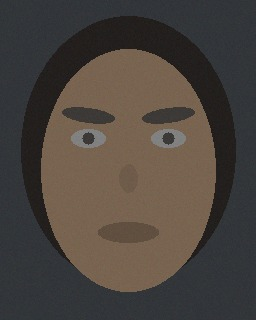
#> input picture ml/data/demo/raw/SYN00001.jpg, 256 x 320 px, given in place of 0.jpg, which was not available
$ python tools_validate_celeba_pairing.py
#> lines starting #> are read from the running program, lines starting #| are printed output that depends on the picture; pictures that were not available may be replaced by others from this repository, and a replacement may not be noted
### ml/facemax_color/external_datasets.py
"""Registered external datasets: what they may and may NOT be used for.

Every claim in this module traces back to data/DATASET_REGISTRY.md (license
facts verified there) and data/ingest/sources.json (ingestion state). The
module exists so the COMPATIBILITY RULES are executable, not prose:

- FFHQ: images only (identity/label-free) -> preprocessing/robustness/quality
  research. No FaceMaxx axis may be learned from FFHQ.
- CelebAMask-HQ: face-parsing masks -> skin-region segmentation supervision
  and mask validation. Masks are geometry, never colour semantics.
- Fitzpatrick17k: Fitzpatrick types I-VI are dermatology sun-reactivity
  labels. They stay untouched in ``fitzpatrick_type`` and never become
  undertone, skin-depth, chroma or season labels.

Nothing here downloads data, fabricates labels, or bypasses the license gate
in ingest.py. Status functions REPORT; they do not mutate.
"""
from __future__ import annotations

import json
from pathlib import Path
from typing import Any, Dict, List, Optional, Tuple

from .ingest import read_sources
from .dataset import REGISTRY_FILENAME

# Canonical CelebAMask-HQ face-parsing label set (19 classes), grouped by the
# FaceMaxx region schema. Mapping is based on the official CelebAMask-HQ
# annotation classes; pixel values in .png masks follow the official
# 'g_mask' convention (index into this list after palette removal).
CELEBAMASK_LABELS: Tuple[str, ...] = (
    "background", "skin", "nose", "eye_g", "l_eye", "r_eye", "l_brow",
    "r_brow", "l_ear", "r_ear", "mouth", "u_lip", "l_lip", "hair", "hat",
    "ear_r", "neck_l", "neck", "cloth",
)

# FaceMaxx region groups over the CelebAMask labels.
CELEBAMASK_SKIN_GROUP: Tuple[str, ...] = ("skin", "neck")
CELEBAMASK_EXCLUDE_GROUPS: Tuple[str, ...] = (
    "hair", "u_lip", "l_lip", "mouth",           # visible features to EXCLUDE
    "l_eye", "r_eye", "l_brow", "r_brow",        # eyes/brows to EXCLUDE
    "background", "cloth", "hat", "ear_r", "neck_l", "eye_g",  # non-skin
)
CELEBAMASK_KEEP_GROUPS: Tuple[str, ...] = CELEBAMASK_SKIN_GROUP

# Tasks a dataset may contribute to. Keys are the FaceMaxx task names; only
# tasks listed in a dataset's entry may receive that dataset's data.
DATASET_TASK_COMPATIBILITY: Dict[str, Tuple[str, ...]] = {
    "FFHQ": (
        "face_detection",
        "face_alignment",
        "image_preprocessing",
        "image_quality_evaluation",
        "lighting_robustness",
        "appearance_robustness",
        "skin_region_feature_extraction_research",
    ),
    "CelebAMask-HQ": (
        "skin_region_segmentation",
        "face_parsing_mask_validation",
        "skin_vs_nonskin_separation",
        "image_preprocessing",
    ),
    "Fitzpatrick17k": (
        "skin_tone_representation_analysis",
        "skin_depth_robustness_evaluation_only",
    ),
}

# Targets that require expert FaceMaxx annotation. No external dataset may
# feed these, under any mapping, ever.
EXPERT_ONLY_TARGETS: Tuple[str, ...] = (
    "undertone", "skin_depth", "chroma", "contrast", "temperature", "season",
)

# Task names that amount to supervised use of an expert-only target.
_SUPERVISED_TASKS = {
    "undertone", "skin_depth", "chroma", "contrast", "temperature", "season",
    "undertone_classification", "skin_depth_classification",
    "season_classification", "seasonal_colour_classification",
}


class LabelCompatibilityError(ValueError):
    """A dataset was asked to label a task its actual labels cannot support."""


# [88 lines left out: functions assert_labels_allowed, map_celebamask_labels, validate_celebamask_pairing, not called in this run]


def build_skin_mask_with_exclusions(
    skin_mask: "np.ndarray",
    exclude_mask: "np.ndarray",
) -> Dict[str, Any]:
    """Compose skin + exclusion masks with FEATURE-OVER-SKIN priority.

    Raw CelebAMask-HQ per-class masks overlap where facial features sit ON
    skin (e.g. lips over the mouth area, brows over the brow ridge); the
    official composite resolves this by painting feature classes LAST, so the
    correct semantics for colour analysis is: exclusion WINS. The overlap
    itself is NORMAL, not a pairing failure - what matters is that the final
    sampling mask contains zero excluded pixels.

    Returns {"skin": mask, "excluded_px": int, "overlap_px": int} where
    ``skin`` is a boolean array with every excluded pixel removed. numpy is
    imported lazily so the module stays importable without it.
    """
    import numpy as np

    skin = np.asarray(skin_mask).astype(bool)
    exclude = np.asarray(exclude_mask).astype(bool)
    if skin.shape != exclude.shape:
        raise ValueError(
            f"mask shape mismatch: skin {skin.shape} vs exclude {exclude.shape} "
            "- masks must be aligned to the same image geometry before composition"
        )
    overlap = int(np.logical_and(skin, exclude).sum())
    composed = skin & ~exclude
    return {
        "skin": composed,
        "excluded_px": int(exclude.sum()),
        "overlap_px": overlap,
    }


# [67 lines left out: functions validate_fitzpatrick_frame, external_dataset_status, not called in this run]

### ml/facemax_color/colour.py
"""FaceMaxx colour-extraction pipeline.

    Image -> face detection -> face landmarks/segmentation -> skin mask
          -> remove hair/eyes/lips/brows/shadows -> skin pixel sampling
          -> white-balance / lighting analysis -> RGB -> LAB
          -> L*, a*, b* -> undertone / depth / chroma / contrast features

Dependencies: numpy + OpenCV (cv2). Both are imported lazily with clear errors
so the rest of the toolkit (evaluator, CLI, tests) still works without them.

Region sampling strategy (all coordinates are normalized 0-100 like the
FaceMaxx landmark schema used by the web app):

- forehead : brow band well above the eyes, centre columns
- left / right cheek : beside the nose, below the eyes
- chin : below the lips

Each region is sampled as the median of skin-masked LAB pixels, which resists
outliers (moles, highlighter, stray hair pixels). A 5x5 median filter plus
shadow rejection (keep pixels within 1.5 MAD of region median L*) cleans the
mask before sampling.
"""
from __future__ import annotations

from dataclasses import dataclass, field
from pathlib import Path
from typing import Any, Dict, List, Optional, Tuple

import numpy as np

try:
    import cv2
except ImportError as exc:  # pragma: no cover
    cv2 = None  # type: ignore[assignment]
    _CV2_ERROR = (
        "OpenCV (cv2) is required for colour extraction: pip install opencv-python"
    )

# ---------------------------------------------------------------------------
# Region geometry (normalized coordinates, x/y 0-100 within the detected face box)
# ---------------------------------------------------------------------------
# Each region: (x0, y0, x1, y1) as fractions of the face box.
REGIONS: Dict[str, Tuple[float, float, float, float]] = {
    "forehead": (0.30, 0.12, 0.70, 0.28),
    "left_cheek": (0.12, 0.45, 0.35, 0.70),
    "right_cheek": (0.65, 0.45, 0.88, 0.70),
    "chin": (0.38, 0.82, 0.62, 0.95),
}
REGION_PIXEL_MIN = 40  # refuse regions with fewer usable skin pixels


@dataclass
class ExtractionResult:
    """Everything extracted from one image; written to processed/ tables."""

    image_id: str
    ok: bool = False
    error: Optional[str] = None

    # Per-region LAB medians (the core colour signals)
    region_lab: Dict[str, Tuple[float, float, float]] = field(default_factory=dict)
    # Global skin LAB (median over the whole face mask)
    skin_L: float = float("nan")
    skin_a: float = float("nan")
    skin_b: float = float("nan")

    # Derived colour features
    ita_deg: float = float("nan")          # Individual Typology Angle
    undertone_proxy: float = float("nan")  # b* vs a* balance
    olive_proxy: float = float("nan")      # green-shift indicator (a* low vs b*)
    chroma_proxy: float = float("nan")     # saturation-ish (a*, b* magnitude)
    depth_proxy: float = float("nan")      # 100 - L*
    skin_hue_deg: float = float("nan")     # CIELAB hue angle atan2(b*, a*) in degrees
    hair_L: float = float("nan")           # hair region luminance
    eye_L: float = float("nan")            # eye-region luminance
    contrast_proxy: float = float("nan")   # skin minus min(hair, eye) luminance

    # Multi-region skin statistics (variability flags shadow/makeup/extraction issues)
    skin_region_count: int = 0             # how many regions produced usable samples
    skin_L_spread: float = float("nan")    # std of region L* medians (uneven light)
    skin_a_spread: float = float("nan")    # std of region a* medians
    skin_b_spread: float = float("nan")    # std of region b* medians

    # Lighting / quality diagnostics (these feed the ROBUSTNESS sections)
    white_balance_b_minus_a: float = float("nan")  # >0 warm cast, <0 cool cast
    grey_world_shift: float = float("nan")         # magnitude of global colour cast
    brightness: float = float("nan")               # mean face L*
    highlight_clip_frac: float = float("nan")      # share of face-box pixels ~255
    shadow_clip_frac: float = float("nan")         # share of face-box pixels ~0
    exposure_flag: str = ""                        # ok | under | over
    face_fraction: float = float("nan")            # face box / image area
    face_box_source: str = "detector"              # detector | demo_fallback
    skin_pixels: int = 0

    # [30 lines left out: function as_feature_row, not called in this run]


# ---------------------------------------------------------------------------
# Core helpers
# ---------------------------------------------------------------------------

def _require_cv2() -> None:
    if cv2 is None:  # pragma: no cover
        raise ImportError(_CV2_ERROR)


# [87 lines left out: functions load_image, detect_all_face_boxes, detect_face_box, rgb_skin_mask, _mad_clean, not called in this run]


def region_lab_samples(
    image_bgr: "np.ndarray",
    face_box: Tuple[int, int, int, int],
    skin_mask: "np.ndarray",
) -> Dict[str, Tuple[float, float, float]]:
    """Median LAB per named region, masked to skin + MAD-cleaned."""
    _require_cv2()
    x, y, w, h = face_box
    roi = image_bgr[y : y + h, x : x + w]
    lab = cv2.cvtColor(roi, cv2.COLOR_BGR2LAB).astype(np.float32)
    lab[..., 0] *= 100.0 / 255.0  # OpenCV L is 0-255; normalize to 0-100
    lab[..., 1] -= 128.0  # OpenCV a*/b* are 0-255 centered at 128 -> re-center to 0
    lab[..., 2] -= 128.0

    result: Dict[str, Tuple[float, float, float]] = {}
    for name, (fx0, fy0, fx1, fy1) in REGIONS.items():
        x0, y0 = int(fx0 * w), int(fy0 * h)
        x1, y1 = int(fx1 * w), int(fy1 * h)
        sub_mask = skin_mask[y0:y1, x0:x1]
        sub_lab = lab[y0:y1, x0:x1]
        if sub_mask.sum() < REGION_PIXEL_MIN:
            continue
        pixels = sub_lab[sub_mask]
        # Shadow/specular rejection around the region-median L* (keeps a* / b*
        # of surviving pixels coherent; rejects shadow and highlight bands).
        L_med = float(np.median(pixels[:, 0]))
        L_mad = float(np.median(np.abs(pixels[:, 0] - L_med))) * 1.4826
        keep_idx = np.abs(pixels[:, 0] - L_med) <= 1.5 * L_mad + 1e-6
        pixels = pixels[keep_idx]
        if len(pixels) < REGION_PIXEL_MIN:
            continue
        result[name] = (
            float(np.median(pixels[:, 0])),
            float(np.median(pixels[:, 1])),
            float(np.median(pixels[:, 2])),
        )
    return result


# [182 lines left out: functions clipping_fractions, estimate_white_balance, hair_eye_luminance, extract_image, extract_batch, not called in this run]

### ml/tools_validate_celeba_pairing.py
"""One-shot validation of the extracted CelebAMask-HQ pairing (tool).

READ-ONLY research/preprocessing validation - no model training, no label
fabrication. For a deterministic sample of images this script:

  1. reads the real image + its per-class mask PNGs (cv2),
  2. aligns masks to images with a DOCUMENTED nearest-neighbour resize
     (official CelebAMask-HQ masks ship at 512x512 while images are
     1024x1024; the resize preserves binary labels and is recorded in the
     report - nothing is repaired silently),
  3. checks mask label vocabulary against the archive's own class names,
  4. merges masks into FaceMaxx region groups (skin+neck vs exclusions),
  5. composes skin vs exclusion masks with FEATURE-OVER-SKIN priority
     (facemax_color.external_datasets.build_skin_mask_with_exclusions): raw
     per-class masks legitimately overlap where features sit on skin - the
     correct sampling mask simply contains zero excluded pixels, and the raw
     overlap is recorded, not treated as a pairing failure,
  6. pushes the masked skin pixels through the EXISTING extraction path
     (facemax_color.colour.region_lab_samples, with its 8-bit LAB a*/b*
     recentering) to prove the CelebA pairing works with the pipeline as-is.

Results are written to data/reports/celebamask_pairing_validation.json.
Fitzpatrick-style caution: CelebAMask-HQ masks are GEOMETRY only. Nothing
here derives undertone, skin depth, or seasonal labels from them.
"""
import json
import sys
from pathlib import Path

import numpy as np

ROOT = Path(__file__).resolve().parent
sys.path.insert(0, str(ROOT))

BASE = ROOT / "data/raw/external/CelebAMask-HQ/CelebAMask-HQ"
IMAGES = BASE / "CelebA-HQ-img"
MASKS = BASE / "CelebAMask-HQ-mask-anno"
REPORT = ROOT / "data/reports/celebamask_pairing_validation.json"

SAMPLE = [0, 1, 100, 5000, 15000, 29999]  # deterministic, spans the dataset

# FaceMaxx region groups over the real CelebAMask-HQ mask class names
# (grounded in the archive's own filenames: <idx>_<class>.png).
SKIN_CLASSES = {"skin", "neck"}
EXCLUDE_CLASSES = {
    "hair", "u_lip", "l_lip", "mouth",
    "l_eye", "r_eye", "l_brow", "r_brow",
    "background", "cloth", "hat", "ear_r", "neck_l", "eye_g",
}
KNOWN_CLASSES = SKIN_CLASSES | EXCLUDE_CLASSES | {"nose", "l_ear", "r_ear"}


def list_mask_classes(idx: int):
    d = MASKS / str(idx // 2000)
    return sorted(p.stem.split("_", 1)[1] for p in d.glob(f"{idx:05d}_*.png"))


def main() -> int:
    import cv2  # local import: tool-only dependency path

    per_image = []
    for idx in SAMPLE:
        img_path = IMAGES / f"{idx}.jpg"
        image = cv2.imread(str(img_path), cv2.IMREAD_COLOR)
#> image is the input picture: shape (320, 256, 3); mean B, G, R 62.3, 67.9, 75
        classes = list_mask_classes(idx)
        entry = {
            "image_id": idx,
            "image_read_ok": image is not None,
            "mask_classes_found": classes,
            "unknown_classes": [c for c in classes if c not in KNOWN_CLASSES],
        }
#> entry = {'image_id': 0, 'image_read_ok': True, 'mask_classes_found': [], 'unknown_classes': []}
        if image is None:
            entry["ok"] = False
            per_image.append(entry)
            continue

        h, w = image.shape[:2]
#> h = 320; w = 256
        skin = np.zeros((h, w), dtype=np.uint8)
        exclude = np.zeros((h, w), dtype=np.uint8)
        masks_readable = 0
        native_sizes = set()
        resized_any = False
        for cls in classes:
            d = MASKS / str(idx // 2000)
            mask = cv2.imread(str(next(d.glob(f"{idx:05d}_{cls}.png"))), cv2.IMREAD_GRAYSCALE)
            if mask is None:
                continue
            masks_readable += 1
            native_sizes.add((mask.shape[1], mask.shape[0]))
            if mask.shape[:2] != (h, w):
                # Documented transformation: official masks are 512x512
                # (half resolution); nearest-neighbour keeps binary labels.
                mask = cv2.resize(mask, (w, h), interpolation=cv2.INTER_NEAREST)
                resized_any = True
            if cls in SKIN_CLASSES:
                skin |= (mask > 127).astype(np.uint8)
            elif cls in EXCLUDE_CLASSES:
                exclude |= (mask > 127).astype(np.uint8)

        overlap = int(np.logical_and(skin, exclude).sum())
#> overlap = 0
#> skin: shape (320, 256); every value is 0
        entry.update(
            {
                "image_size": [w, h],
                "mask_native_sizes": sorted(native_sizes),
                "mask_resize_applied": resized_any,
                "masks_readable": masks_readable,
                "masks_expected": len(classes),
                "skin_px": int(skin.sum()),
                "exclude_px": int(exclude.sum()),
                "skin_exclude_overlap_px": overlap,
            }
        )

        # Compose the FINAL sampling mask with feature-over-skin priority:
        # excluded features (eyes/brows/lips/hair/...) must never contribute
        # skin-colour pixels. The raw overlap is informational (features sit
        # ON skin); the zero-exclusion property is what is verified.
        from facemax_color.external_datasets import build_skin_mask_with_exclusions

        composed = build_skin_mask_with_exclusions(skin, exclude)
#> composed = 3 items
        final_skin = composed["skin"]
        assert not np.logical_and(final_skin, exclude).any(), (
            "composition invariant violated: excluded pixels survived in the "
            "final skin mask"
        )

        # Existing extraction path on real CelebA pixels: skin mask must be a
        # full-size boolean array for region_lab_samples (it indexes by box).
        from facemax_color.colour import region_lab_samples

        regions = region_lab_samples(image, (0, 0, w, h), final_skin)
#> in region_lab_samples, `lab = cv2.cvtColor(roi, cv2.COLOR_BGR2LAB).astype(np.float32)`:
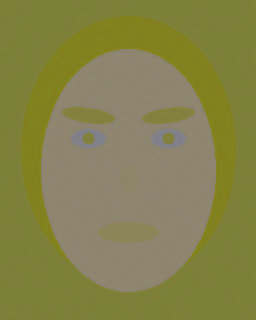
#> lab: shape (320, 256, 3) float32; mean B, G, R 74, 130.1, 132.2
#> in region_lab_samples, `lab[..., 0] *= 100.0 / 255.0`:
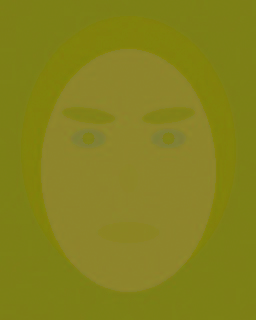
#> lab: shape (320, 256, 3) float32; mean B, G, R 29, 130.1, 132.2
#> in region_lab_samples, `lab[..., 1] -= 128.0`:
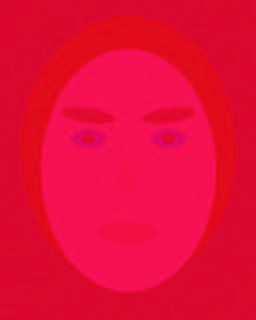
#> lab: shape (320, 256, 3) float32; mean B, G, R 29, 2.1, 132.2; drawn with min black and max white
#> in region_lab_samples, `lab[..., 2] -= 128.0`:
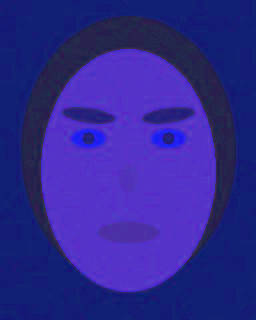
#> lab: shape (320, 256, 3) float32; mean B, G, R 29, 2.1, 4.2; drawn with min black and max white
#> the loop in region_lab_samples, `for name, (fx0, fy0, fx1, fy1) in REGIONS.items():` made 4 passes
#> pass 1, in region_lab_samples, `sub_lab = lab[y0:y1, x0:x1]`:
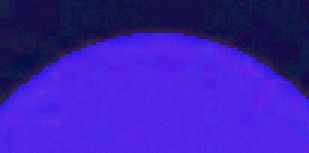
#> sub_lab: shape (51, 103, 3) float32 (shown 3 times larger); mean B, G, R 32.3, 4, 9.6; drawn with min black and max white
#> pass 2, in region_lab_samples, `sub_lab = lab[y0:y1, x0:x1]`:
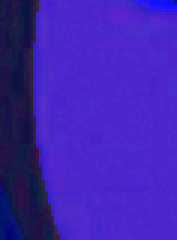
#> sub_lab: shape (80, 59, 3) float32 (shown 3 times larger); mean B, G, R 36.9, 4.3, 11.1; drawn with min black and max white
#> after the loop in region_lab_samples, `for name, (fx0, fy0, fx1, fy1) in REGIONS.items():`: result = 0 items
#> regions = 0 items
        entry["region_lab_samples_regions"] = sorted(regions)
        entry["lab_sample"] = {
            k: [round(v, 2) for v in vals] for k, vals in list(regions.items())[:2]
        }
        entry["ok"] = bool(
            masks_readable == len(classes)
            and composed["overlap_px"] >= 0  # recorded, never a failure
            and final_skin.sum() > 0
            and not entry["unknown_classes"]
            and regions
        )
        per_image.append(entry)
#> pass 2 of the loop in main, `for idx in SAMPLE:`:
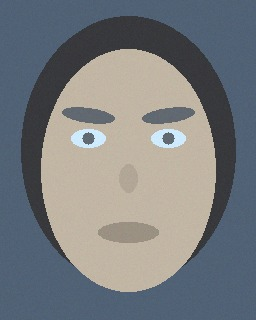
#> input picture ml/data/demo/raw/SYN00002.jpg, 256 x 320 px, given in place of 1.jpg, which was not available
#> in main, image is the input picture: shape (320, 256, 3); mean B, G, R 127.2, 124.1, 120.5
#> entry = {'image_id': 1, 'image_read_ok': True, 'mask_classes_found': [], 'unknown_classes': []}
#> in region_lab_samples (call 2), `lab[..., 2] -= 128.0`:
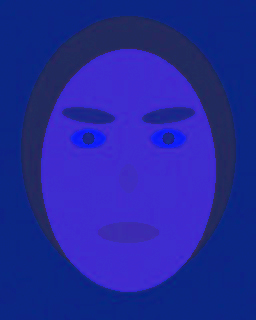
#> lab: shape (320, 256, 3) float32; mean B, G, R 51.3, 0, -2.4; drawn with min black and max white
#> the loop in region_lab_samples (call 2), `for name, (fx0, fy0, fx1, fy1) in REGIONS.items():` made 4 passes
#> pass 3, in region_lab_samples (call 2), `sub_lab = lab[y0:y1, x0:x1]`:
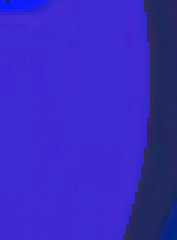
#> sub_lab: shape (80, 59, 3) float32 (shown 3 times larger); mean B, G, R 65.2, 1.1, 7.7; drawn with min black and max white

    report = {
        "dataset": "CelebAMask-HQ",
        "sample": SAMPLE,
        "transformation": {
            "mask_to_image": "nearest-neighbour resize (official masks are "
            "512x512; images 1024x1024); binary labels preserved; recorded "
            "per image as mask_resize_applied",
        },
        "per_image": per_image,
        "note": "masks are geometry only; no colour/undertone/season labels derived",
    }
    report["all_ok"] = all(e.get("ok") for e in per_image)
    REPORT.parent.mkdir(parents=True, exist_ok=True)
    REPORT.write_text(json.dumps(report, indent=2) + "\n", encoding="utf-8")
    print(json.dumps({"all_ok": report["all_ok"], "per_image_ok": [e.get("ok") for e in per_image]}, indent=1))
    print(f"report: {REPORT}")
    return 0


if __name__ == "__main__":
    sys.exit(main())
#> (the program exits here)
